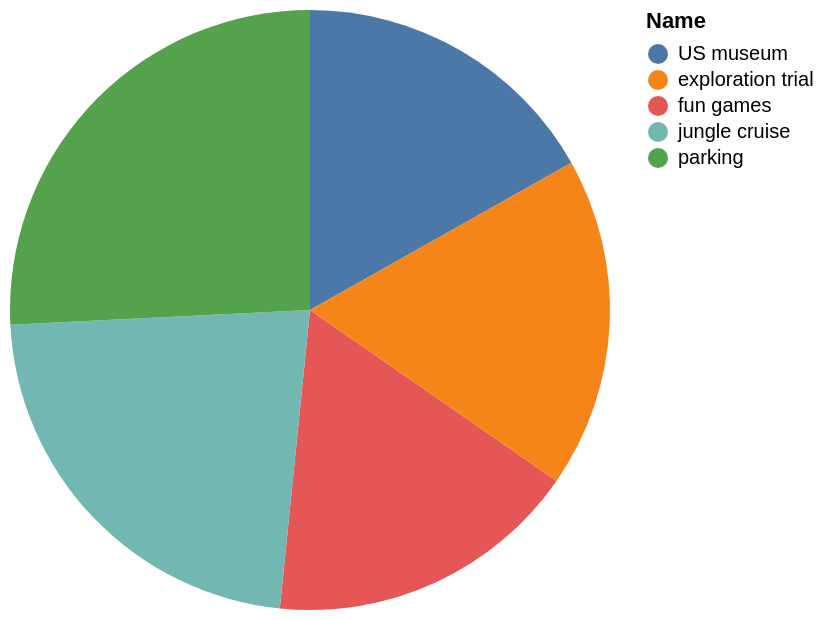

Specify this chart in Vega-Lite:
### Vega-Lite specification from a JSON file in a GitHub repository (floating-point values rounded to 4 significant figures)
{"data": {"values": [{"x_data": "US museum", "y_data": 6476}, {"x_data": "fun games", "y_data": 6523}, {"x_data": "exploration trial", "y_data": 6852}, {"x_data": "jungle cruise", "y_data": 8698}, {"x_data": "parking", "y_data": 9919}]}, "mark": "arc", "encoding": {"theta": {"field": "y_data", "type": "quantitative", "title": "Tourist_Attraction_ID"}, "color": {"field": "x_data", "type": "nominal", "title": "Name"}}}
